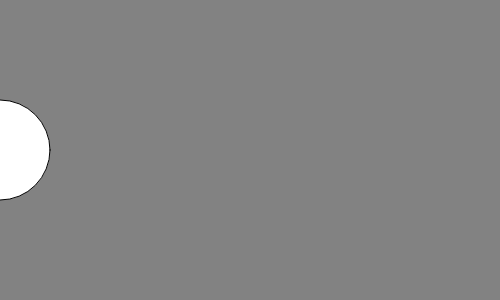
Frame 1 (no input)
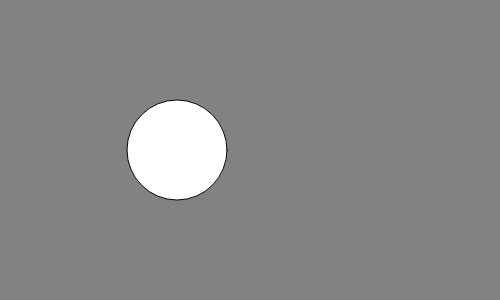
Frame 60 (no input)
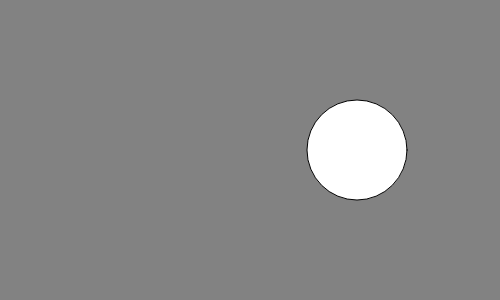
Frame 120 (the mouse pressed at the canvas centre since frame 60)

The p5.js sketch that drew these frames (run headless with seeded random() and noise() and a simulated clock; from frame 60 on, the mouse is pressed at the canvas centre):

// p5.js sketch
// ── sketch.js
function setup(){
    createCanvas(500,300);
    
}

var x = 0
function draw(){
   background(130);
    ellipse(x,150,100);
    x+= 3
}
